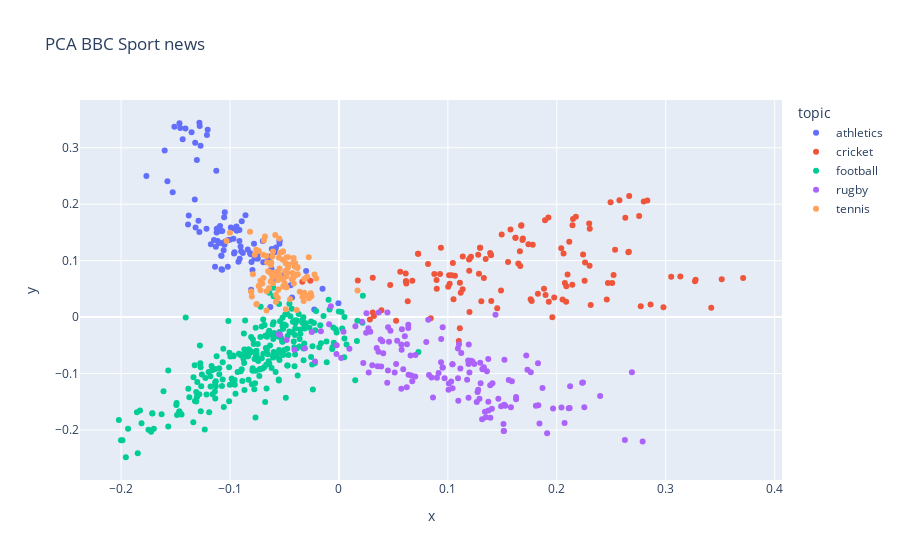

Source (notebook cell):
### Code cell
hero.scatterplot(df, 'pca', color='topic', title="PCA BBC Sport news")
